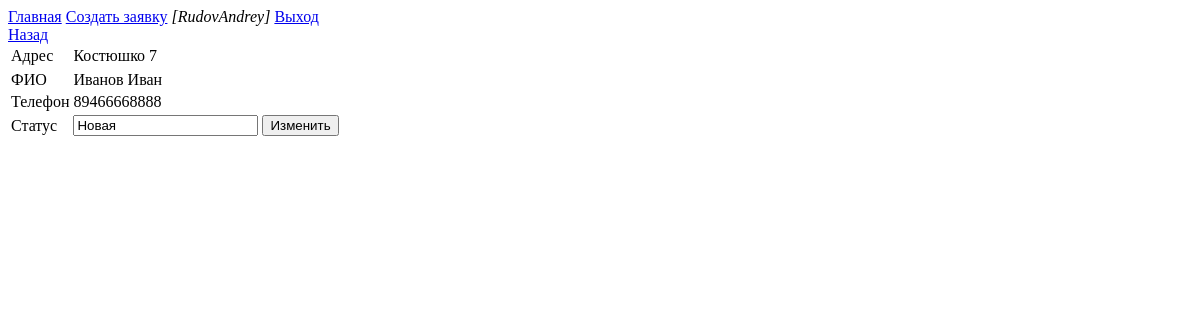
The page /request/1 (signed in) on the database as committed earlier.
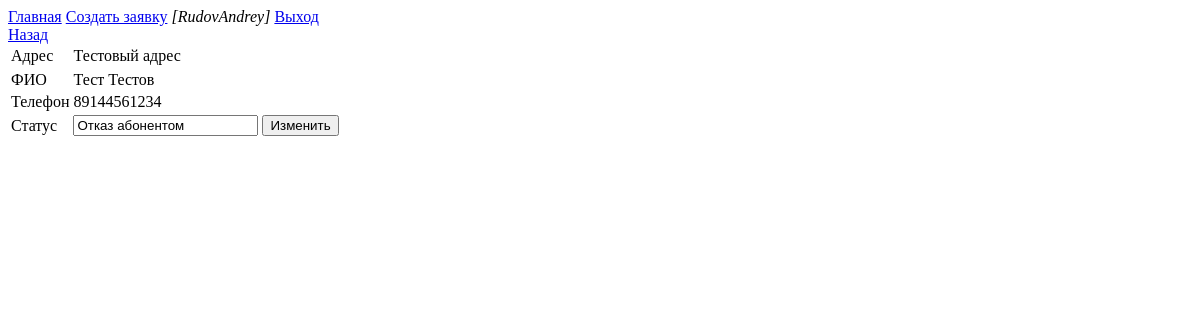
The same page on the database as committed later.
### NewConnections/models.py (models this page shows, shortened)
class Users(UserMixin, db.Model):
    id = db.Column(db.Integer, primary_key=True)
    username = db.Column(db.String(256), info={'label': 'Имя Пользователя'})
    password_hash = db.Column(db.String(256))
    role = db.Column(db.Integer, db.ForeignKey('roles.id'), info={'label': 'Роль'})
    requests = db.relationship('Requests', backref='author', lazy='dynamic')

class Requests(db.Model):
    id = db.Column(db.Integer, primary_key=True)
    address = db.Column(db.String(256), index=True)
    name = db.Column(db.String(256), index=True)
    coordinates = db.Column(db.String(256), index=True, nullable=True)
    phone = db.Column(db.String(13), index=True)
    timestap = db.Column(db.DateTime, default=datetime.now)
    status_id = db.Column(db.Integer, db.ForeignKey('statuses.id'), default=1)
    author_id = db.Column(db.Integer, db.ForeignKey('users.id'))

### NewConnections/routes.py (the view)
@app.route('/request/<request_id>', methods=['GET','POST'])
def show_request(request_id):
    data = get_request(request_id)
    form = ChangeRequestForm()
    form.address.data = data.address
    form.name.data = data.name
    form.phone.data = data.phone
    form.coordinates.data = data.coordinates
    form.status.data=data.status
    return render_template('show_request.html', data=data, form=form)

### NewConnections/forms.py
class ChangeRequestForm(FlaskForm):
    address = StringField('Адрес подключения', validators=[DataRequired()])
    name = StringField('ФИО', validators=[DataRequired()])
    coordinates = StringField('Координаты')
    phone = StringField('Телефон', validators=[DataRequired()])
    status = QuerySelectField(query_factory=Statuses.get_statuses,
                              allow_blank=False,
                              label='Статус')
    submit = SubmitField('Изменить')

### NewConnections/models.py (called while the page is built)
@login.user_loader
def load_user(id):
        return Users.query.get(int(id))

    def __repr__(self):
        return self.status_desc

### NewConnections/services.py (called while the page is built)
def get_request(request_id):
    return Requests.query.get(int(request_id))

### NewConnections/templates/show_request.html (shortened to what this page needs)
{% extends 'base.html' %}
{% block content %}
    <nav>
        <a href="{{ url_for('index') }}">Главная</a>
        <a href="{{ url_for('new') }}">Создать заявку</a>
        {% if current_user.is_anonymous %}
            <a href="{{ url_for('login') }}">Вход</a>
        {% else %}
            <i>[{{ current_user.username }}]</i>
            <a href="{{ url_for('logout') }}">Выход</a>
        {% endif %}
    </nav>
    <a href="{{ url_for('index') }}">Назад</a>
    <div>
        <table>
            <tr>
                <td>Адрес</td>
                <td>{{ data.address }}</td>
            </tr>
            <tr>
            <tr>
                <td>ФИО</td>
                <td>{{ data.name }}</td>
            </tr>
            <tr>
                <td>Телефон</td>
                <td>{{ data.phone }}</td>
            </tr>
            <tr>
                <td>Статус</td>
                <td>
                    <form action="{{ url_for('edit_request', request_id=data.id)}}" method="post">
                        {{ form.status }}
                        {{ form.submit }}
                    </form>
                </td>
            </tr>
        </table>
    </div>
{% endblock content %}

### NewConnections/templates/base.html (shortened to what this page needs)
<!DOCTYPE html>
<html lang="en">
<head>
</head>
<body>
    {% block content %}
    {% endblock content %}
</body>
</html>

Rows that differ between the two databases and show on the page:
changed Requests: address "Костюшко 7" → "Тестовый адрес"; name "Иванов Иван" → "Тест Тестов"; phone "89466668888" → "89144561234"
Other text that changed with them:
form field status: "Новая" → "Отказ абонентом"
